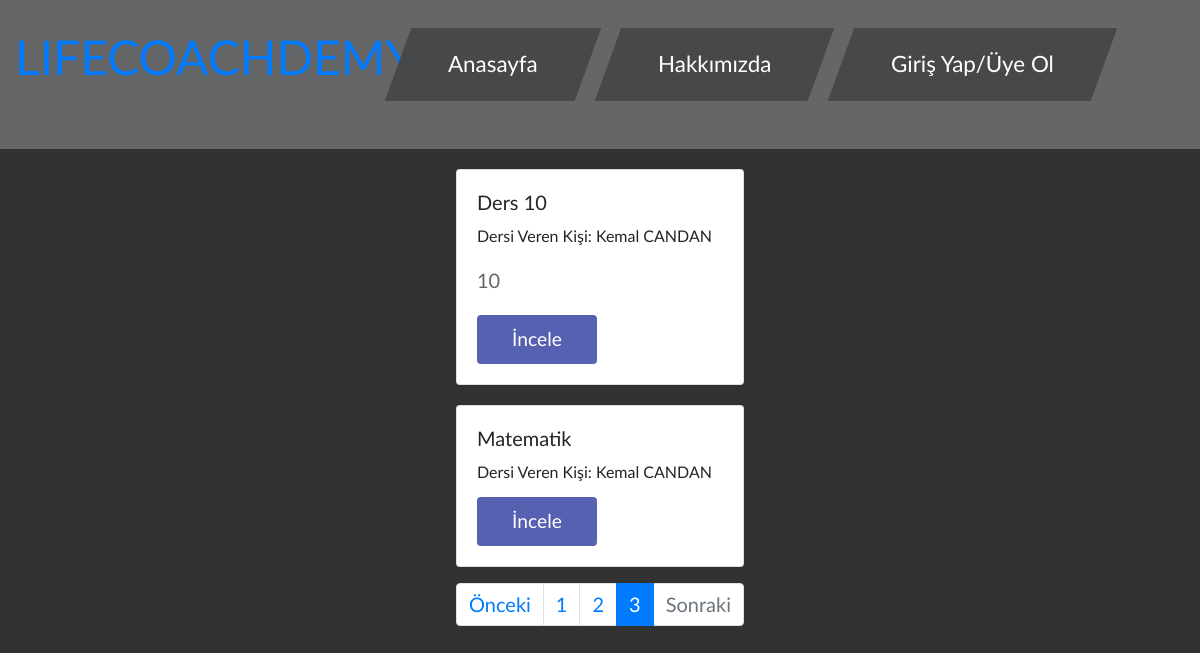
The app's page /course/index/?sayfa=3, older data.
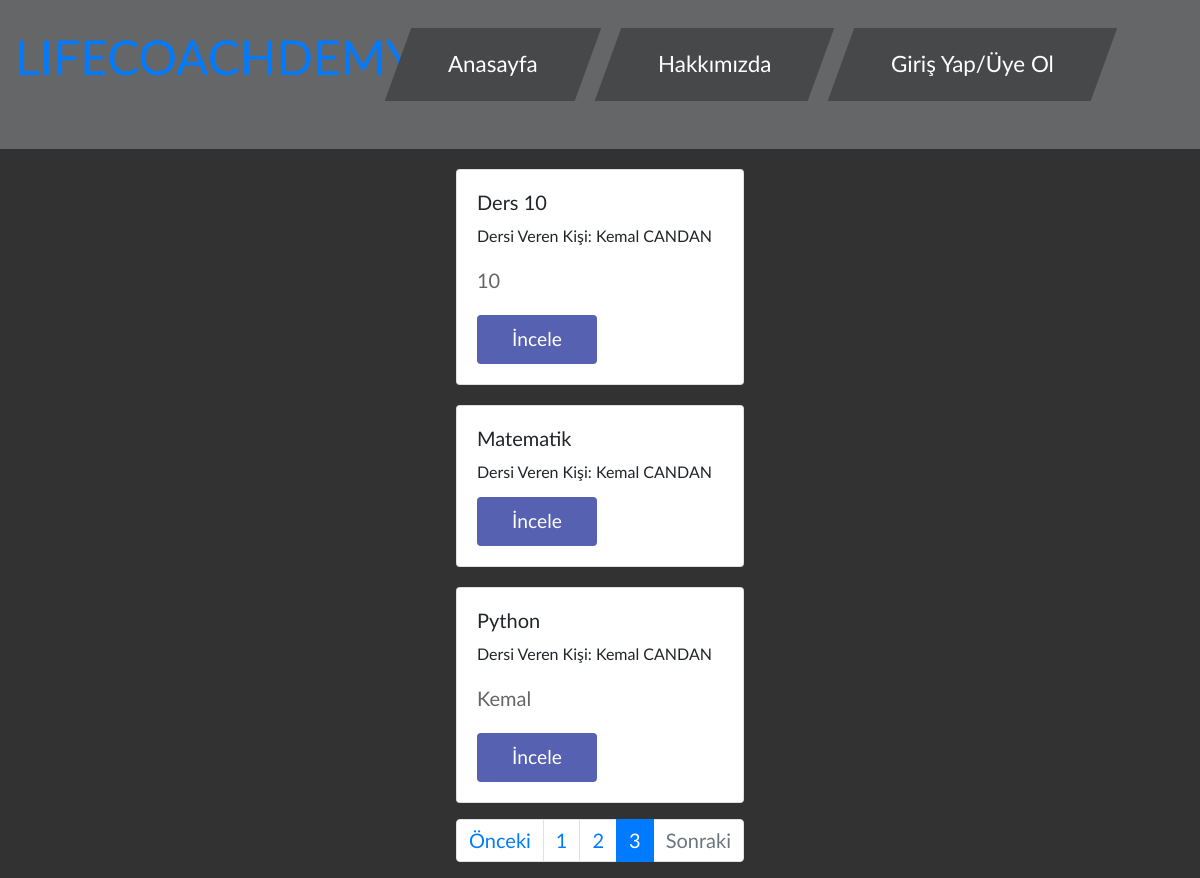
The same page, newer data.
### course/models.py (models this page shows, shortened)
class Course(models.Model):
    staff = models.ForeignKey('auth.User', verbose_name='Dersi Veren Kişi', related_name='courses', on_delete=models.CASCADE)
    name = models.CharField(max_length=120, verbose_name='Dersin Adı')
    content = RichTextField(verbose_name='İçerik', null=True, blank=True)
    slug = models.SlugField(unique=True, editable=False, max_length=130)
    def get_absolute_url(self):
        return reverse('course:detail', kwargs={'slug': self.slug})

### course/views.py (the view, shortened to what this page needs)
def course_index(request):
    course_list = Course.objects.all()
    query = request.GET.get('q')
    paginator = Paginator(course_list, 5) #Show 5 courses per page
    page = request.GET.get('sayfa')
    try:
        courses = paginator.page(page)
    except PageNotAnInteger:
        courses = paginator.page(1)
    except EmptyPage:
        courses = paginator.page(paginator.num_pages)
    return render(request, 'course/index.html', {'courses': courses})

### templates/course/index.html (shortened to what this page needs)
{% extends 'base.html' %}
{% block body %}
    {% for course in courses %}
        <div class="container">
            <div class="row justify-content-center" style="margin-top:20px;">
                <div class="card" style="width: 18rem;">
                    <div class="card-body">
                        <h5 class="card-title">{{ course.name }}</h5>
                        <h6>Dersi Veren Kişi: {{ course.staff.get_full_name }}</h6>
                        <p class="card-text">{{ course.content|safe|linebreaks|truncatechars:34 }}</p>
                        <a href="{{ course.get_absolute_url }}" class="btn btn-primary">İncele</a>
                    </div>
                </div>
            </div>
        </div>
    {% endfor %}
    <div class="row justify-content-center mt-3">
        <ul class="pagination">
            <li class="page-item {% if not courses.has_previous %}disabled{% endif %}">
                <a class="page-link"  {% if courses.has_previous %} href="?sayfa={{ courses.previous_page_number }}" {% endif %} tabindex="-1" aria-disabled="true">Önceki</a>
            </li>
            {% for page in courses.paginator.page_range %}
            <li class="page-item {% ifequal page courses.number %}active{% endifequal %}"><a class="page-link" href="?sayfa={{ page }}{% if request.GET.q %}&q={{ request.GET.q }}{% endif %}">{{ page }}</a></li>
            {% endfor %}
            <li class="page-item {% if not courses.has_next %}disabled{% endif %}">
                <a class="page-link" {% if not courses.has_next %} href="#" {% endif %}  tabindex="-1" aria-disabled="true">Sonraki</a>
            </li>
        </ul>
    </div>
{% endblock %}

Row changes from the older to the newer data that the page shows:
added Course: name "Python", staff.get_full_name "Kemal CANDAN", content "Kemal"
